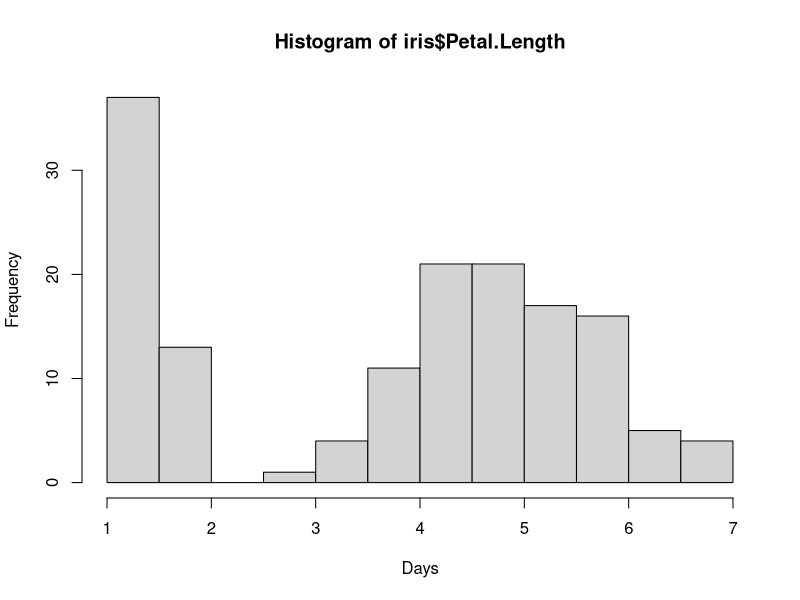
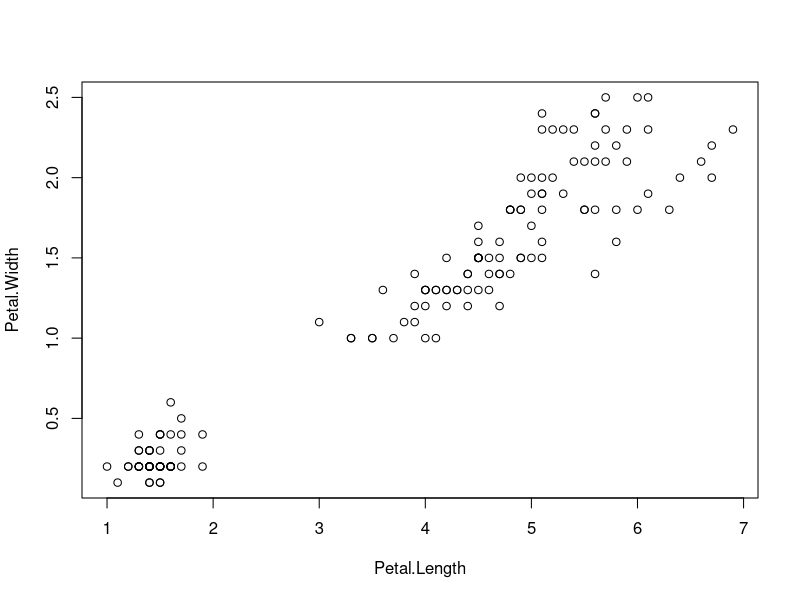

The R script that drew these images, in order:
## ---- chunk 1
knitr::opts_chunk$set(
  collapse = TRUE,
  comment = ">"
)
## ---- chunk 2
data(iris)
## ---- chunk 3
hist(iris$Petal.Length,xlab="Days")
## ---- chunk 4
plot(Petal.Width~Petal.Length,iris)
